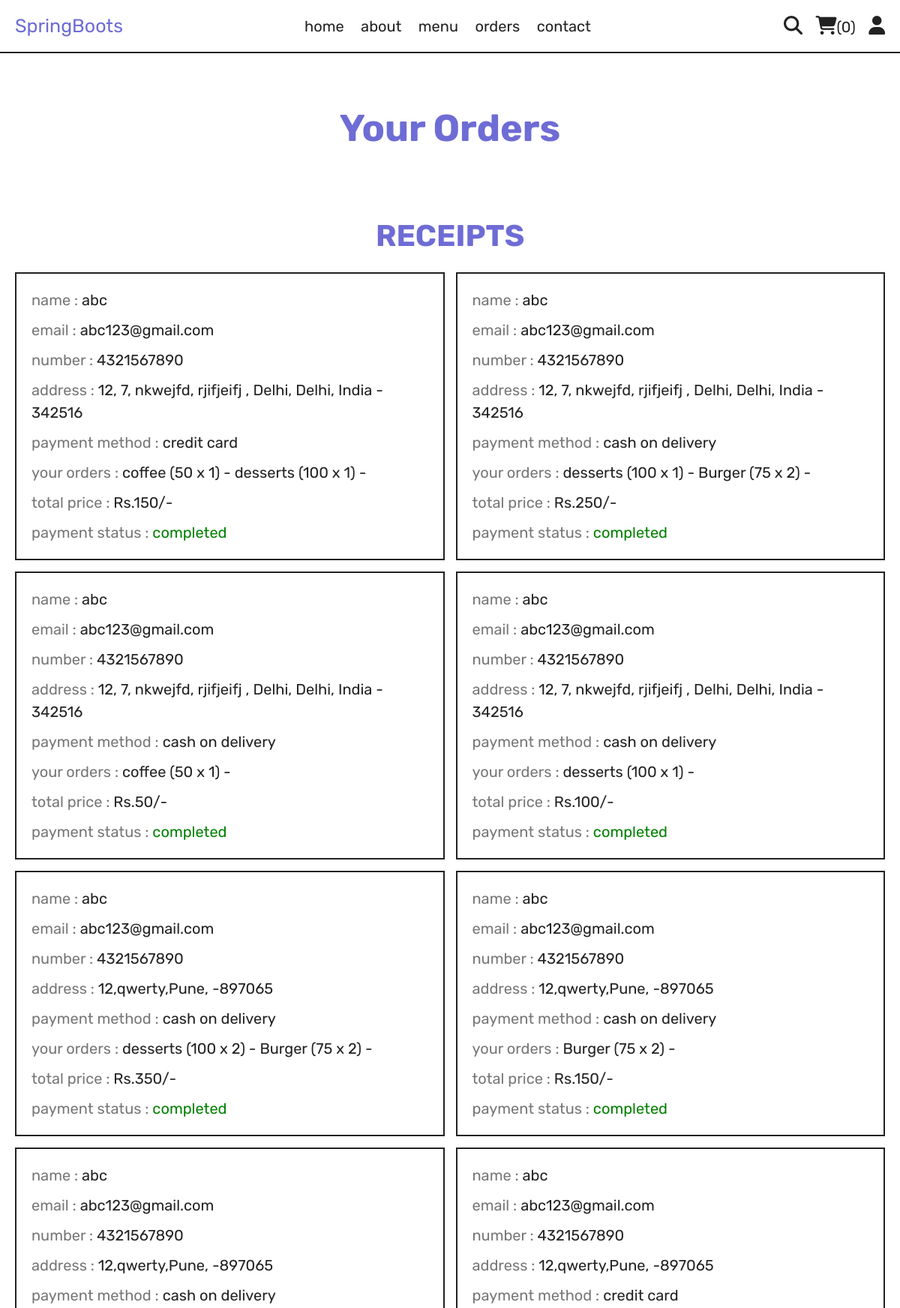
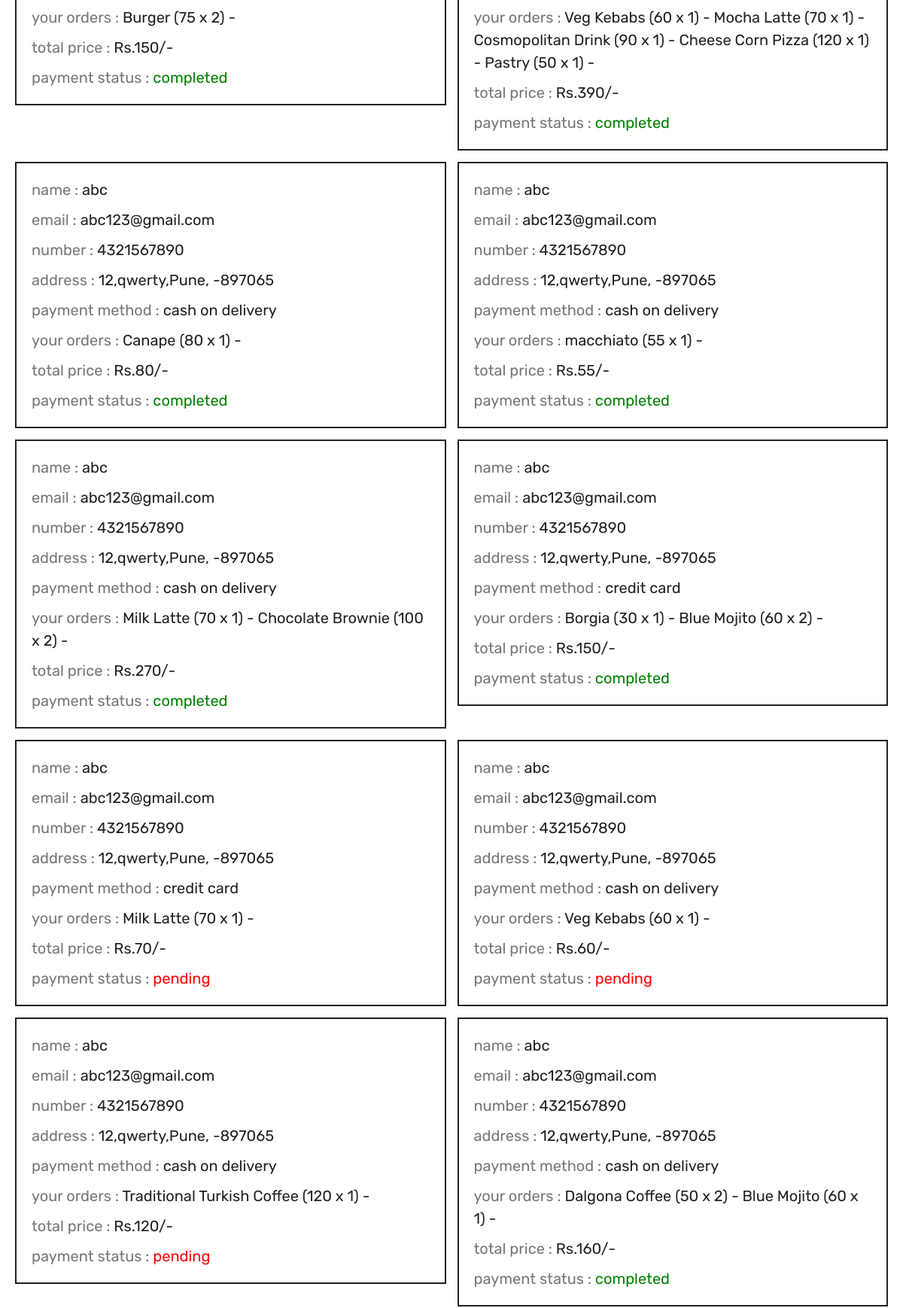
Screenshot of /orders.php (signed in, upper part) with the database file from the repository (2 pictures, top to bottom).
### tables this page shows
CREATE TABLE IF NOT EXISTS `orders` (
  `id` int NOT NULL AUTO_INCREMENT,
  `user_id` int NOT NULL,
  `name` varchar(20) NOT NULL,
  `number` varchar(10) NOT NULL,
  `email` varchar(50) NOT NULL,
  `method` varchar(50) NOT NULL,
  `address` varchar(500) NOT NULL,
  `total_products` varchar(1000) NOT NULL,
  `total_price` int NOT NULL,
  `payment_status` varchar(20) NOT NULL DEFAULT 'pending',
  PRIMARY KEY (`id`)
);

### orders.php (the view, shortened to what this page needs)
<?php
include 'components/connect.php';
if(isset($_SESSION['user_id'])){
   $user_id = $_SESSION['user_id'];
}else{
   $user_id = '';
   header('location:index.php');
};
?>
<!DOCTYPE html>
<html lang="en">
<head>
   <link rel="stylesheet" href="https://cdnjs.cloudflare.com/ajax/libs/font-awesome/6.1.1/css/all.min.css">
   <link rel="stylesheet" href="css/style.css">
</head>
<body>
<?php include 'components/user_header.php'; ?>
<div class="heading">
   <h3>Your orders</h3>
 </div>
<section class="orders">
   <h1 class="title">Receipts</h1>
   <div class="box-container">
   <?php
      if($user_id == ''){
         echo '<p class="empty">please login to see your orders</p>';
      }else{
         $select_orders = $conn->prepare("SELECT * FROM `orders` WHERE user_id = ?");
         $select_orders->execute([$user_id]);
         if($select_orders->rowCount() > 0){
            while($fetch_orders = $select_orders->fetch(PDO::FETCH_ASSOC)){
   ?>
    <div class="box">
      <p>name : <span><?= $fetch_orders['name']; ?></span></p>
      <p>email : <span><?= $fetch_orders['email']; ?></span></p>
      <p>number : <span><?= $fetch_orders['number']; ?></span></p>
      <p>address : <span><?= $fetch_orders['address']; ?></span></p>
      <p>payment method : <span><?= $fetch_orders['method']; ?></span></p>
      <p>your orders : <span><?= $fetch_orders['total_products']; ?></span></p>
      <p>total price : <span>Rs.<?= $fetch_orders['total_price']; ?>/-</span></p>
      <p> payment status : <span style="color:<?php if($fetch_orders['payment_status'] == 'pending'){ echo 'red'; }else{ echo 'green'; }; ?>"><?= $fetch_orders['payment_status']; ?></span> </p>
   </div>
   <?php
      }
      }else{
         echo '<p class="empty">no orders placed yet!</p>';
      }
      }
   ?>
   </div>
</section>
</body>
</html>

### css/style.css (style rules this page uses)
:root { --yellow:#6e6cd5; --red:#e74c3c; --white:#fff; --black:#222; --light-color:#777; --border:.2rem solid var(--black); }
* { font-family: 'Rubik', sans-serif; margin:0; padding:0; box-sizing: border-box; outline: none; border: none; text-decoration: none; }
html { font-size: 62.5%; overflow-x: hidden; scroll-behavior: smooth; stop-opacity: 7rem; }
section { margin:0 auto; max-width: 1200px; padding:2rem; }
.title { text-align: center; margin-bottom: 2.5rem; font-size: 4rem; color:var(--yellow); text-transform: uppercase; text-underline-offset: 1rem; }
.heading { display: flex; align-items: center; justify-content: center; gap:1rem; flex-flow: column; background-color: var(--white); min-height: 20rem; }
.heading h3 { font-size: 5rem; color:var(--yellow); text-transform: capitalize; }
.orders .box-container { display: flex; flex-wrap: wrap; gap:1.5rem; align-items: flex-start; }
.orders .box-container .box { padding:1rem 2rem; border:var(--border); flex:1 1 40rem; }
.orders .box-container .box p { line-height: 1.5; margin:1rem 0; font-size: 2rem; color:var(--light-color); }
.orders .box-container .box p span { color:var(--black); }

### rows the page displays
orders: name "abc", email "abc123@gmail.com", number "4321567890", address "12, 7, nkwejfd, rjifjeifj , Delhi, Delhi, India - 342516", method "credit card", total_products "coffee (50 x 1) - desserts (100 x 1) -", total_price "150", payment_status "completed"
orders: name "abc", email "abc123@gmail.com", number "4321567890", address "12, 7, nkwejfd, rjifjeifj , Delhi, Delhi, India - 342516", method "cash on delivery", total_products "desserts (100 x 1) - Burger (75 x 2) -", total_price "250", payment_status "completed"
orders: name "abc", email "abc123@gmail.com", number "4321567890", address "12, 7, nkwejfd, rjifjeifj , Delhi, Delhi, India - 342516", method "cash on delivery", total_products "coffee (50 x 1) -", total_price "50", payment_status "completed"
orders: name "abc", email "abc123@gmail.com", number "4321567890", address "12, 7, nkwejfd, rjifjeifj , Delhi, Delhi, India - 342516", method "cash on delivery", total_products "desserts (100 x 1) -", total_price "100", payment_status "completed"
orders: name "abc", email "abc123@gmail.com", number "4321567890", address "12,qwerty,Pune, -897065", method "cash on delivery", total_products "desserts (100 x 2) - Burger (75 x 2) -", total_price "350", payment_status "completed"
orders: name "abc", email "abc123@gmail.com", number "4321567890", address "12,qwerty,Pune, -897065", method "cash on delivery", total_products "Burger (75 x 2) -", total_price "150", payment_status "completed"
orders: name "abc", email "abc123@gmail.com", number "4321567890", address "12,qwerty,Pune, -897065", method "cash on delivery", total_products "Burger (75 x 2) -", total_price "150", payment_status "completed"
orders: name "abc", email "abc123@gmail.com", number "4321567890", address "12,qwerty,Pune, -897065", method "credit card", total_products "Veg Kebabs (60 x 1) - Mocha Latte (70 x 1) - Cosmopolitan Drink (90 x 1) - Cheese Corn Pizza (120 x 1) - Pastry (50 x 1) -", total_price "390", payment_status "completed"
orders: name "abc", email "abc123@gmail.com", number "4321567890", address "12,qwerty,Pune, -897065", method "cash on delivery", total_products "Canape (80 x 1) -", total_price "80", payment_status "completed"
orders: name "abc", email "abc123@gmail.com", number "4321567890", address "12,qwerty,Pune, -897065", method "cash on delivery", total_products "macchiato (55 x 1) -", total_price "55", payment_status "completed"
orders: name "abc", email "abc123@gmail.com", number "4321567890", address "12,qwerty,Pune, -897065", method "cash on delivery", total_products "Milk Latte (70 x 1) - Chocolate Brownie (100 x 2) -", total_price "270", payment_status "completed"
orders: name "abc", email "abc123@gmail.com", number "4321567890", address "12,qwerty,Pune, -897065", method "credit card", total_products "Borgia (30 x 1) - Blue Mojito (60 x 2) -", total_price "150", payment_status "completed"
orders: name "abc", email "abc123@gmail.com", number "4321567890", address "12,qwerty,Pune, -897065", method "credit card", total_products "Milk Latte (70 x 1) -", total_price "70", payment_status "pending"
orders: name "abc", email "abc123@gmail.com", number "4321567890", address "12,qwerty,Pune, -897065", method "cash on delivery", total_products "Veg Kebabs (60 x 1) -", total_price "60", payment_status "pending"
orders: name "abc", email "abc123@gmail.com", number "4321567890", address "12,qwerty,Pune, -897065", method "cash on delivery", total_products "Traditional Turkish Coffee (120 x 1) -", total_price "120", payment_status "pending"
orders: name "abc", email "abc123@gmail.com", number "4321567890", address "12,qwerty,Pune, -897065", method "cash on delivery", total_products "Dalgona Coffee (50 x 2) - Blue Mojito (60 x 1) -", total_price "160", payment_status "completed"

### other values shown
$total_cart_items "0"
